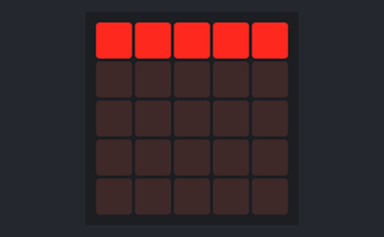
A program run on a simulated BBC micro:bit (MakeCode). Shown: the board's 5×5 LED display. Random numbers come from a fixed seed.

Above: at 0.22 s.
At 5.17 s:
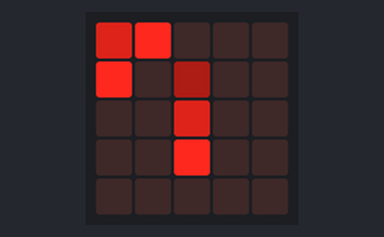
At 10.12 s:
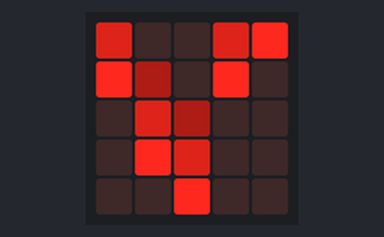
At 20.03 s:
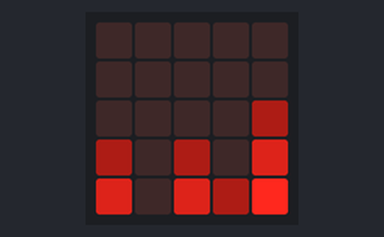
At 29.93 s:
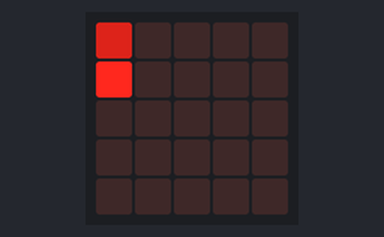
At 39.83 s:
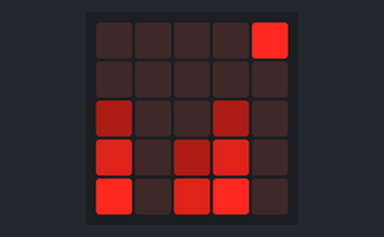

The program:

main.ts
```typescript
let y: number[] = []
let lux = [255, 150, 50]
for (let x = 0; x <= 4; x++) {
    y.push(0)
}
let z = 150
let a = input.runningTime()
while (true) {
    if (input.runningTime() - a >= z) {
        a = input.runningTime()
        for (let b = 0; b <= 4; b++) {
            for (let c = 0; c <= y[b]; c++) {
                if (b <= 4) {
                    led.plotBrightness(b, y[b] - c, lux[c])
                } else {
                    led.plotBrightness(b, y[b] - c, 0)
                }
            }
            if (y[b] <= 8) {
                y[b] = y[b] + 1
            } else if (randint(0, 101) > 80) {
                y[b] = 0
            }
        }
    } else {
        basic.pause(z - (input.runningTime() - a))
    }
}
basic.forever(function () {

})
```

test.ts
```typescript
// les tests vont ici ; cela ne sera pas compilé si ce paquet est utilisé en tant qu'extension.
```
